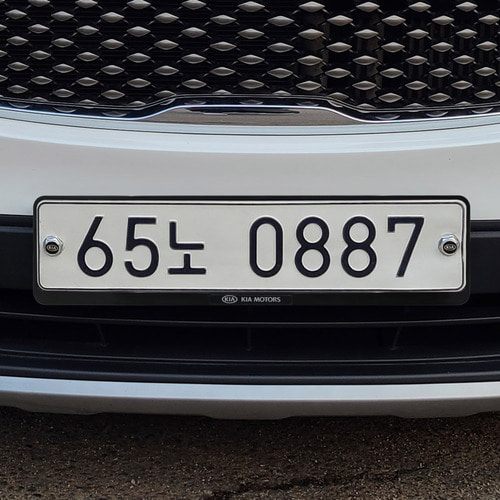
#> input picture numberplate/car4.jpg, 500 x 500 px, given in place of x-raw, format=(string)BGR ! appsink, which was not available
$ python pi.py
#> lines starting #> are read from the running program, lines starting #| are printed output that depends on the picture; after the words box and inside, x2 and y2 are one past the last pixel; in counts of white or black regions, pixels touching at a corner belong together; pictures that were not available may be replaced by others from this repository, and a replacement may not be noted
import cv2
import re
import time
import os
from datetime import datetime
import pytesseract

SAVE_DIR = "captures"
SAVE_COOLDOWN = 3.0
MIN_CONFIDENCE = 60
PLATE_PATTERN = re.compile(r'\d{2,3}[가-힣]\d{4}')  # 한국 번호판 형식

last_saved_text = None
last_saved_time = 0


os.makedirs(SAVE_DIR, exist_ok=True)

def gstreamer_pipeline(
    sensor_id=0,
    capture_width=1280,
    capture_height=720,
    display_width=1280,
    display_height=720,
    framerate=30,
    flip_method=0,
):
#> further down, frame is the input picture: shape (500, 500, 3); mean B, G, R 81.2, 78.8, 79.1
    return (
        "nvarguscamerasrc sensor-id=%d ! "
        "video/x-raw(memory:NVMM), width=(int)%d, height=(int)%d, "
        "format=(string)NV12, framerate=(fraction)%d/1 ! "
        "nvvidconv flip-method=%d ! "
        "video/x-raw, width=(int)%d, height=(int)%d, format=(string)BGRx ! "
        "videoconvert ! "
        "video/x-raw, format=(string)BGR ! appsink"
        % (
            sensor_id,
            capture_width,
            capture_height,
            framerate,
            flip_method,
            display_width,
            display_height,
        )
    )

def show_camera():
    pipeline = gstreamer_pipeline(flip_method=0)
    print("GStreamer 파이프라인:", pipeline)

    cap = cv2.VideoCapture(pipeline, cv2.CAP_GSTREAMER)

    if not cap.isOpened():
        print("카메라를 열 수 없습니다. 연결 및 파이프라인을 확인하세요.")
        return

    window_name = "CSI Camera"
    cv2.namedWindow(window_name, cv2.WINDOW_AUTOSIZE)

    return cap, window_name


def preprocess(frame):
    gray = cv2.cvtColor(frame, cv2.COLOR_BGR2GRAY)
    gray = cv2.bilateralFilter(gray, 11, 17, 17)
    _, thresh = cv2.threshold(gray, 0, 255, cv2.THRESH_BINARY + cv2.THRESH_OTSU)
    return thresh

def find_plate_candidates(frame):
    """
    윤곽선 기반으로 번호판처럼 생긴 사각형 영역 후보를 찾음
    (조명/각도 영향 있음 - 우선 동작 확인용 버전)
    """
    gray = cv2.cvtColor(frame, cv2.COLOR_BGR2GRAY)
    blurred = cv2.bilateralFilter(gray, 11, 17, 17)
    edged = cv2.Canny(blurred, 30, 200)
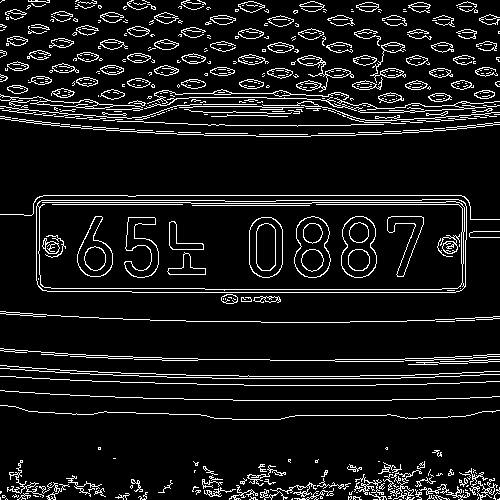
#> edged: shape (500, 500); 9.3% white in thin lines or dots

    contours, _ = cv2.findContours(edged, cv2.RETR_TREE, cv2.CHAIN_APPROX_SIMPLE)
#> contours = 787 contours, 606 with area under 20; largest, box (x1, y1, x2, y2) and area: (36, 199, 467, 293) 39320, (37, 199, 467, 290) 37620, (249, 217, 283, 278) 1771, (341, 216, 377, 278) 1757, (294, 216, 331, 278) 1746
    contours = sorted(contours, key=cv2.contourArea, reverse=True)[:10]
#> contours = 10 contours; largest, box (x1, y1, x2, y2) and area: (36, 199, 467, 293) 39320, (37, 199, 467, 290) 37620, (249, 217, 283, 278) 1771, (341, 216, 377, 278) 1757, (294, 216, 331, 278) 1746

    candidates = []
    for c in contours:
        x, y, w, h = cv2.boundingRect(c)
        aspect_ratio = w / float(h) if h > 0 else 0
        area = w * h
        # 번호판 대략적인 비율/크기 조건 (환경에 맞게 조정 필요)
        if 2.0 <= aspect_ratio <= 5.5 and area > 1500:
            candidates.append((x, y, w, h))
#> this loop made 10 passes
#> (x, y, w, h, aspect_ratio, area) on passes 1 to 10: (36, 199, 431, 94, 4.59, 40514), (37, 199, 430, 91, 4.73, 39130), (249, 217, 34, 61, 0.557, 2074), (341, 216, 36, 62, 0.581, 2232), (294, 216, 37, 62, 0.597, 2294), (249, 217, 34, 61, 0.557, 2074), (341, 216, 36, 62, 0.581, 2232), (294, 216, 37, 62, 0.597, 2294), (36, 205, 429, 88, 4.88, 37752), (77, 216, 36, 61, 0.59, 2196)
#> after the loop, candidates = [(36, 199, 431, 94), (37, 199, 430, 91), (36, 205, 429, 88)]
    return candidates


def ocr_plate(plate_img):
    """
    pytesseract로 텍스트 추출 + confidence 반환
    """
    processed = preprocess(plate_img)
    data = pytesseract.image_to_data(
        processed,
        lang='kor',                       # 한글 번호판이면 'kor', 아니면 'eng'
        config='--psm 7',                 # 한 줄 텍스트로 가정
        output_type=pytesseract.Output.DICT
    )

    texts = []
    confs = []
    for i, conf in enumerate(data['conf']):
        conf = int(conf) if str(conf).lstrip('-').isdigit() else -1
        if conf > 0 and data['text'][i].strip():
            texts.append(data['text'][i].strip())
            confs.append(conf)

    if not texts:
        return None, 0

    full_text = "".join(texts)
    avg_conf = sum(confs) / len(confs)
    return full_text, avg_conf


def save_capture(frame, plate_img, text):
    """원본 프레임 + 크롭된 번호판 이미지 저장"""
    global last_saved_text, last_saved_time

    now = time.time()
    if text == last_saved_text and (now - last_saved_time) < SAVE_COOLDOWN:
        return False  # 같은 번호판 중복 저장 방지

    timestamp = datetime.now().strftime("%Y%m%d_%H%M%S")
    frame_path = os.path.join(SAVE_DIR, f"{timestamp}_{text}_full.jpg")
    plate_path = os.path.join(SAVE_DIR, f"{timestamp}_{text}_plate.jpg")

    cv2.imwrite(frame_path, frame)
    cv2.imwrite(plate_path, plate_img)

    last_saved_text = text
    last_saved_time = now
    print(f"[저장됨] {text}  →  {frame_path}")
    return True


def process_frame(frame):
    """
    메인 루프에서 프레임마다 호출할 함수
    카메라 오픈 코드의 while 루프 안에서 frame 받아서 이 함수만 호출하면 됨
    """
    candidates = find_plate_candidates(frame)
    print(f"[DEBUG] 후보 개수: {len(candidates)}")
#| [DEBUG] 후보 개수: 3

    for (x, y, w, h) in candidates:
        plate_img = frame[y:y+h, x:x+w]
        text, conf = ocr_plate(plate_img)

        if text and conf >= MIN_CONFIDENCE:
            cleaned = text.replace(" ", "")
            if PLATE_PATTERN.match(cleaned):
                save_capture(frame, plate_img, cleaned)
                cv2.rectangle(frame, (x, y), (x+w, y+h), (0, 255, 0), 2)
                cv2.putText(frame, cleaned, (x, y-10),
                            cv2.FONT_HERSHEY_SIMPLEX, 0.8, (0, 255, 0), 2)
#> this loop made 1 pass
#> pass 1, in process_frame, `plate_img = frame[y:y+h, x:x+w]`:
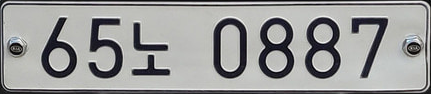
#> plate_img: shape (94, 431, 3); mean B, G, R 152.8, 153.5, 153.3
#> pass 1, in preprocess, `_, thresh = cv2.threshold(gray, 0, 255, cv2.THRESH_BINARY + cv2.THRESH..`:
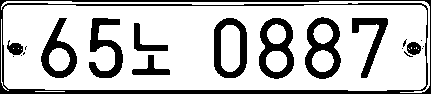
#> thresh: shape (94, 431); 75.1% white; 21 black regions (10 under 20 px), largest, box (x1, y1, x2, y2) and area: (0, 0, 431, 94) 3547, (259, 18, 294, 79) 1067, (305, 17, 341, 79) 1065

    return frame

if __name__ == "__main__":
    cap, window_name = show_camera()
    try:
        while True:
            ret, frame = cap.read()
            if not ret:
                print("프레임을 읽을 수 없습니다.")
                break

#> (the run stopped early here; a loop or call above may not have finished)
